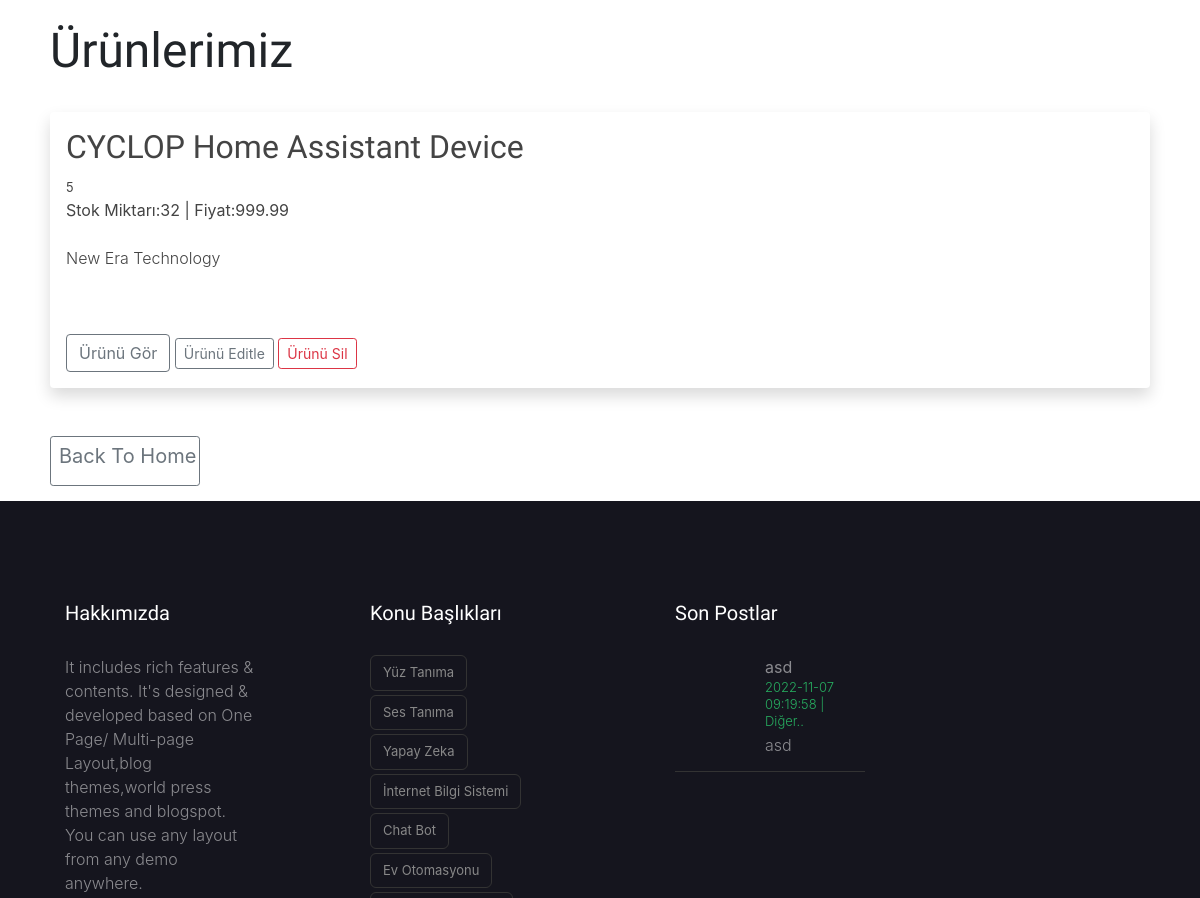
Page /show_products (signed in, middle part) on the earlier database version.
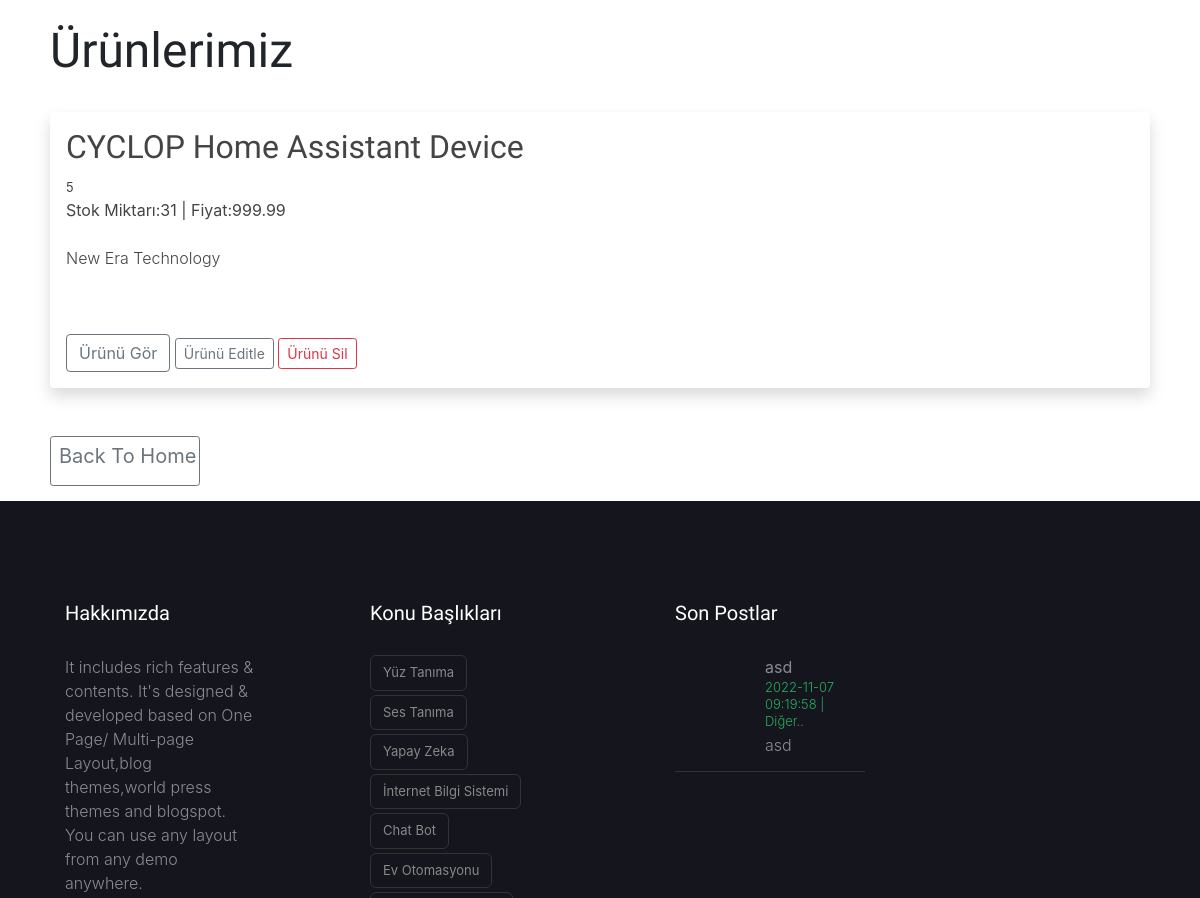
Same page on the later database version.
### website/models.py (models this page shows)
class Products(dbsql.Model):
    id = dbsql.Column(dbsql.Integer , primary_key = True)
    name= dbsql.Column(dbsql.String(255),nullable = False)
    price = dbsql.Column(dbsql.Numeric(precision=10, scale=2),nullable = False)
    discount = dbsql.Column(dbsql.Integer,default = 0)
    stock = dbsql.Column(dbsql.Integer,nullable = False)
    date_added = dbsql.Column(dbsql.DateTime , default=datetime.utcnow)
    description = dbsql.Column(dbsql.Text,nullable= False)
    image_1 = dbsql.Column(dbsql.String(255),nullable=True,default = 'image.jpeg')
    image_2 = dbsql.Column(dbsql.String(255),nullable=True,default = 'image.jpeg')
    image_3 = dbsql.Column(dbsql.String(255),nullable=True,default = 'image.jpeg')

### website/auth.py (the view)
@auth.route('/show_products' , methods = ['GET','POST'])
@login_required
def show_products():
	posts_for_display=post_parser()
	if request.method == 'GET':
		products = Products.query.order_by(Products.date_added)
	return render_template("show_product.html",user=current_user,products = products,posts=posts_for_display)

### website/auth.py (called while the page is built)
@auth.context_processor
def base():
	form = SearchForm()
	return dict(form=form)

def post_parser():
	posts = Posts.query.order_by(Posts.date_posted)
	date_now = datetime.utcnow()
	posts_for_display = []
	for post in posts:
		time_difference =date_now - post.date_posted
		time_difference = str(time_difference)
		if post.id <5  or "week" not in time_difference:
			posts_for_display.append(post)
		else:
			break
	return posts_for_display

### website/templates/show_product.html (shortened to what the changed rows need)
<!DOCTYPE html>
<html lang="en">
    <head>
        <link href="//maxcdn.bootstrapcdn.com/bootstrap/4.1.1/css/bootstrap.min.css" rel="stylesheet" id="bootstrap-css">
        <link href="{{ url_for('static', filename='css/pricing.css') }}" rel="stylesheet" type="text/css" />
        <link href="{{ url_for('static', filename='css/footer.css') }}" rel="stylesheet" type="text/css" />
        <link href="{{ url_for('static', filename='css/login.css') }}" rel="stylesheet" type="text/css" />
        <link href="{{ url_for('static', filename='css/contact.css') }}" rel="stylesheet" type="text/css" />
        <link href="{{ url_for('static', filename='css/animation.css') }}" rel="stylesheet" type="text/css" />
        <link href="{{ url_for('static', filename='css/teamcard.css') }}" rel="stylesheet" type="text/css" />
        <link href="{{ url_for('static', filename='css/bootstrapmodified.css') }}" rel="stylesheet" type="text/css" />
        <link href="{{ url_for('static', filename='css/home_search_button.css') }}" rel="stylesheet" type="text/css" />
    </head>
    <body id="page-top">
        <section id="scroll">
            <br/>
            <h1 style="font-size: 48px;margin-left: 50px;">Ürünlerimiz</h1>
            <br/>
            {% for product in products %}
            <div class="shadow p-3 mb-5 bg-body rounded" style="color: #444;margin-right: 50px;margin-left: 50px;">
                <h2 style="font-size: 32px;">{{ product.name}}</h2>
                <small> {{ product.discount}}</small><br/>
                Stok Miktarı:{{ product.stock}} | Fiyat:{{ product.price}}<br/><br/>
                {{ product.description|safe}}<br/><br/>
                <form action="" method="POST">
                    <a href="{{url_for('auth.product',id = product.id)}}" class="btn btn-outline-secondary">Ürünü Gör</a>
                    {% if current_user.id == 1%}
                    <a href="{{url_for('auth.update_products',id = product.id)}}" class="btn btn-outline-secondary btn-sm">Ürünü Editle</a>
                    <a href="{{url_for('auth.delete_products',id = product.id)}}" class="btn btn-outline-danger btn-sm">Ürünü Sil</a>
                    {% endif %}
                    <br/>
                </form>
            </div>
            {% endfor %}
            <a href="{{ url_for('views.home')}}" class="btn btn-outline-secondary btn-sm" style="margin-left: 50px;margin-bottom: 15px;width: 150px;height: 50px;font-size: 20px;">Back To Home</a>
        </section>
    </body>
</html>

Differences in the rows shown:
changed Products "CYCLOP Home Assistant Device": stock "32" → "31"
